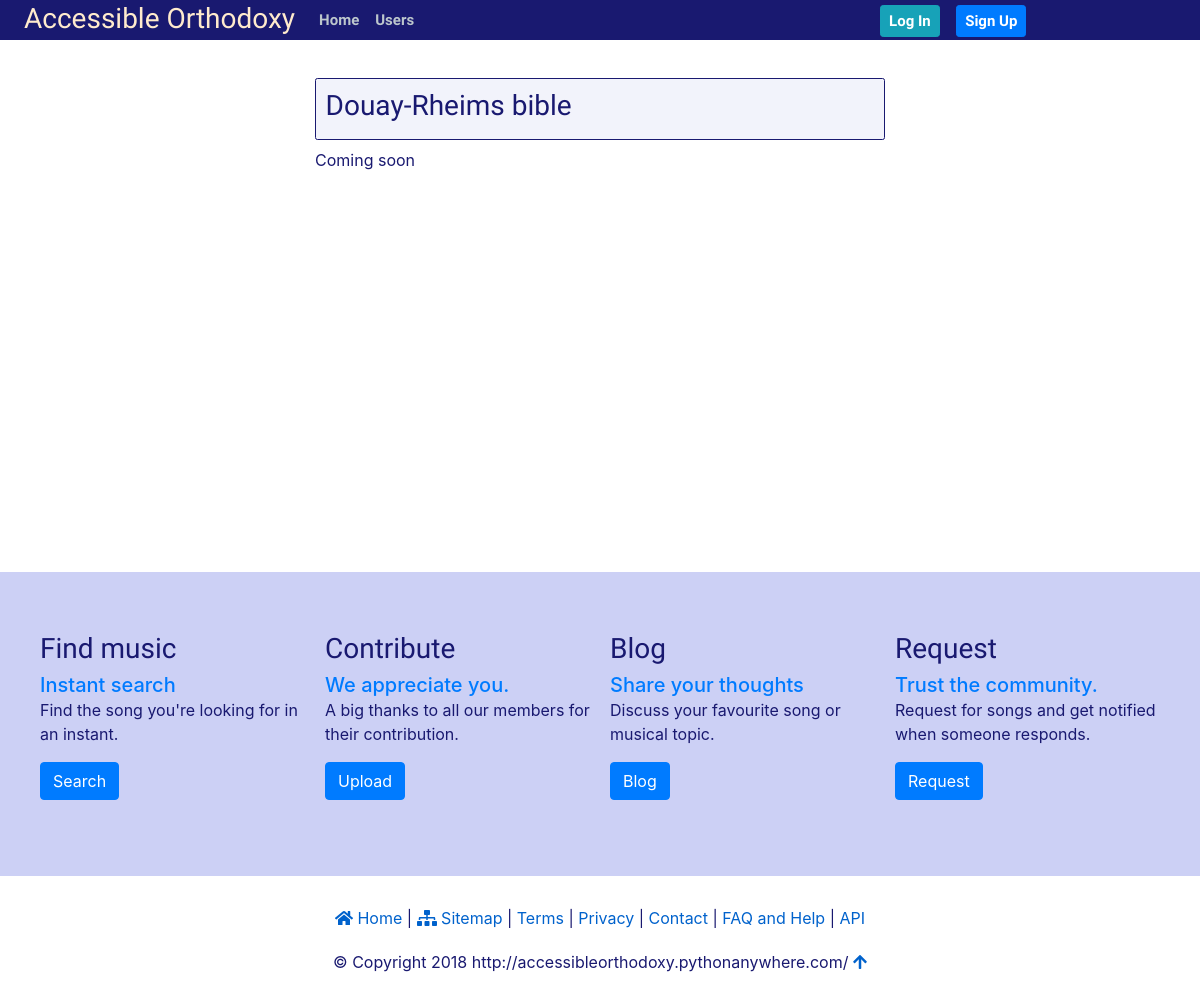
The app's page /, older data.
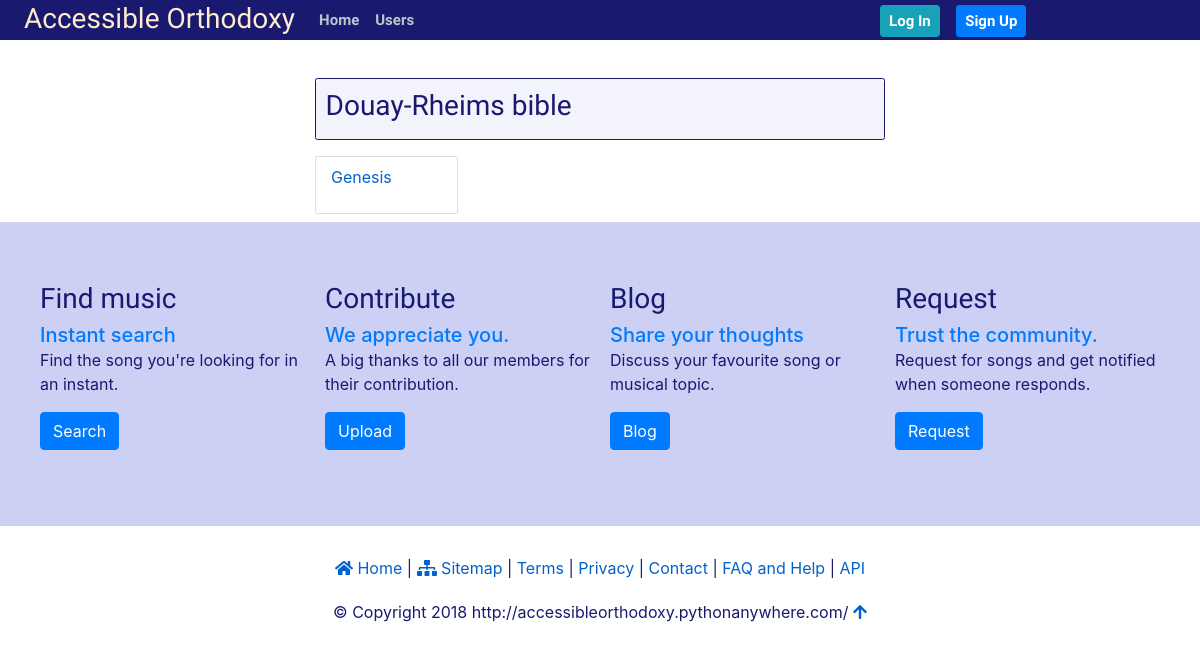
The same page, newer data.
### drb/models.py (models this page shows, shortened)
class Book(TimeStampedModel):
    version = models.ForeignKey(Version, on_delete=models.CASCADE)
    name = models.CharField(max_length=50, unique=True)
    alt_name = models.CharField(max_length=100, blank=True)
    position = models.IntegerField()
    testament = models.CharField(max_length=20)
    slug = AutoSlugField(set_using='name')
    deutero = models.BooleanField(default=False)
    location = models.URLField(blank=True)
    about = models.CharField(max_length=500, blank=True)
    class Meta:
        ordering = ["position", "testament", "name"]

### drb/views.py (the view)
# urls.py: path('', views.Index.as_view(), name='bible_index'),
class Index(PaginationMixin, generic.ListView):
    model = Book
    template_name = "drb/index.html"
    context_object_name = "book_list"

### drb/templates/drb/index.html (shortened to what this page needs)
{% extends "drb_base.html" %}
{% block  content_content %}
<div class='container siteuser-index-heading'>
    <div class='row'>
        <h3 class='float-left'>Douay-Rheims bible</h3>
    </div>
</div>
<div class="container">
    <div class="row">
        {% for book in book_list %}
            <div class="col-lg-3 col-md-4 col-xs-6 col-sm-6 py-2 my-2 siteuser-index-details">
                <p><a href="{% url 'douay-rheims:book_detail' book.slug book.pk %}">{{ book.name|title }}
                {% if book.alt_name %} ({{ book.alt_name|title }}){% endif %}</a></p>
            </div>
        {% empty %}
            <p style="margin-bottom:25rem">Coming soon</p>
        {% endfor %}
    </div>
</div>
{% endblock content_content %}

### templates/drb_base.html (shortened to what this page needs)
<!DOCTYPE html>
<html xmlns="http://www.w3.org/1999/xhtml" xmlns:fb="http://ogp.me/ns/fb#">
	<head>
		{% load staticfiles %}
		{% load static %}
		{% load thumbnail %}
		<link rel="stylesheet" href="https://stackpath.bootstrapcdn.com/bootstrap/4.1.1/css/bootstrap.min.css">
		<link rel="stylesheet" href="{% static 'css/catholic.css' %}">
	</head>
	{% block body %}
	<body>
		{% block navigation %}
		<nav class="navbar fixed-top navbar-expand-lg">
			<a class="navbar-brand" href="/">
				<h3 style="color:blanchedalmond" title="http://accessibleorthodoxy.pythonanywhere.com/">
					Accessible Orthodoxy
				</h3>
			</a>
			<div class="collapse navbar-collapse navcontent">
				<ul class="nav navbar-nav lefthand-navigation">
					<li class="nav-item"><a class="nav-link" href="/" title="Home">Home</a></li>
					<li class="nav-item"><a class="nav-link" href="{% url 'siteuser:index' %}" title="Users">Users</a></li>
				</ul>
				<ul class="navbar-nav ml-auto righthand-navigation">
					{% if user.is_authenticated %}
						<li class="nav-item logged-in-username">
							<a class="nav-link" href="{% url 'siteuser:account_management' %}">
								{% thumbnail user.siteuser.avatar "35x35" crop="center" as im %}
									<div class="profile-image"><img class="card" src="{{ user.siteuser.avatar.url }}"></div>
								{% empty %}
    								<div class="profile-image"><img class="card" src="{% static 'img/cc_logo.png' %}"></div>
								{% endthumbnail %}
								<div class="profile-name">{{ user.siteuser.screen_name }}</div>
							 </a>
						</li>
						<li class="nav-item dropdown">
						    <a class="nav-link dropdown-toggle" data-toggle="dropdown" href="#" role="button" aria-haspopup="true" aria-expanded="false">New</a>
							<div class="dropdown-menu">
							    <a class="dropdown-item" href="">#</a>
							</div>
						</li>
						<li class="nav-item dropdown">
						    <a class="nav-link dropdown-toggle" data-toggle="dropdown" href="#" role="button" aria-haspopup="true" aria-expanded="false"><i class="fas fa-cog"></i></a>
						    <div class="dropdown-menu">
						        <a class="dropdown-item" href="{% url 'siteuser:account_management' %}">My account</a>
						        <a class="dropdown-item" href="{% url 'siteuser:edit_profile' %}">Edit profile</a>
							    <a class="dropdown-item" href="{% url 'siteuser:password_change' %}">Change password</a>
							    <a class="dropdown-item" href="{% url 'siteuser:password_reset' %}">Reset password</a>
							    <div class="dropdown-divider"></div>
						        <a class="dropdown-item" href="{% url 'siteuser:library' user.siteuser.pk user.siteuser.slug %}">Library</a>
						        <div class="dropdown-divider"></div>
							    {% if user.siteuser.key %}
							        <a class="dropdown-item" href="{% url 'siteuser:reset_api_key' %}">Reset API key</a>
							    {% else %}
							        <a class="dropdown-item" href="{% url 'siteuser:new_api_key' %}">Get API key</a>
							    {% endif %}
							    <div class="dropdown-divider"></div>
							    <a class="dropdown-item" href="{% url 'siteuser:logout' %}">Logout</a>
							</div>
						</li>
					{% else %}
						<li class="nav-item login-logout"><a class="btn btn-info btn-sm upload-button" href="{% url 'siteuser:login' %}">Log In</a></li>
						<li class="nav-item login-logout"><a class="btn btn-primary btn-sm upload-button" href="{% url 'siteuser:new' %}">Sign Up</a></li>
					{% endif %}
				</ul>
			</div>
		</nav>
		{% endblock navigation %}
		<div class="container-fluid">
			<div class="row">
				<div class="col-sm-3 leftsidebar">
				</div>
				<div class="col-sm-6 centerspread" role='main' style="margin-top:2rem;">
					{% block content_content %}{% endblock content_content %}
				</div>
				<div class="col-sm-3 rightsidebar">
				</div>
			</div>
		</div>
		<footer>
			{% block footer_top %}{% include "footer_top.html" %}{% endblock footer_top %}
			{% block footer_bottom %}{% include "footer_bottom.html" %}{% endblock footer_bottom %}
		</footer>
		{% endblock body %}
	</body>
</html>

### templates/footer_top.html
{% block footer_top %}
<div class="large-print text-left d-none d-sm-block">
    <div class="container">
        <div class="row">
            <div class="col-md-3 col-sm-6 large-print-item">
                <h3>Find music</h3>
                <p><span class="h5 text-primary">Instant search</span><br>
                    Find the song you're looking for in an instant.</p>
                <p><a class="btn btn-primary" href="">Search</a></p>
            </div>
            <div class="col-md-3 col-sm-6 large-print-item">
                <h3>Contribute</h3>
                <p><span class="h5 text-primary">We appreciate you.</span><br>
                    A big thanks to all our members for their contribution.
                </p>
                <p><a class="btn btn-primary" href="">Upload</a></p>
            </div>
            <div class="col-md-3 col-sm-6 large-print-item">
                <h3>Blog</h3>
                <p><span class="h5 text-primary">Share your thoughts</span><br>
                    Discuss your favourite song or musical topic.
                </p>
                <p><a class="btn btn-primary" href="">Blog</a></p>
            </div>
            <div class="col-md-3 col-sm-6 large-print-item">
                <h3>Request</h3>
                <p><span class="h5 text-primary">Trust the community.</span><br>
                    Request for songs and get notified when someone responds.</p>
                <p><a class="btn btn-primary" href="">Request</a></p>
            </div>
        </div>
    </div>
</div>
{% endblock footer_top %}

### templates/footer_bottom.html (shortened to what this page needs)
{% block footer_bottom %}
<div class="fine-prints text-center">
    <div class="container">
            <p><a href="/home/"><i class="fa fa-home" title="Home"></i> Home</a>
                &#124;
                <a href="/sitemap.xml" title="Sitemap"><i class="fas fa-sitemap"></i> Sitemap</a>
                &#124;
                <a href="/terms-of-use/" title="Terms of use">Terms</a>
                &#124;
                <a href="/privacy-policy/" title="Privacy policy">Privacy</a>
                &#124;
                <a href="/contact/" title="Contact owner/developer">Contact</a>
                &#124;
                <a href="/help-page/" title="FAQ and Help">FAQ and Help</a>
                {% if user.is_admin %}
                    &#124;
                    <a href="/api/" title="Data api">API</a>
                {% else %}
                    &#124;
                    <a href="/coming-soon/" title="Data api">API</a>
                {% endif %}
            </p>
            <p class="copyright">&#169; Copyright 2018 http://accessibleorthodoxy.pythonanywhere.com/ <a href="#"><i class='fas fa-arrow-up'></i></a></p>
    </div>
</div>
{% endblock footer_bottom %}

### static/css/catholic.css (style rules this page uses)
body { color: midnightblue; padding-top: 2.4rem; }
nav { background: midnightblue; }
.fixed-top { font-size: 15px; padding: 0; font-family: 'Inconsolata', monospace; }
.fixed-top > a.navbar-brand { margin-left: 1.5rem; padding-top: 0; padding-bottom: 0; }
.fixed-top > a.navbar-brand > h3 { margin-bottom: 0.2rem; }
.fixed-top > .navcontent { padding-right: 2.5rem; padding-top: 0; padding-bottom: 0; }
.navbar-nav a { color: #BCC6CC; font-size: 15px; font-weight: bold; }
.navbar-nav .nav-link { padding-right: 0; padding-left: 0.65rem; }
.navbar-nav .login-logout { padding-right: 0; padding-left: 0.675rem; margin-bottom: 0.2rem; }
ul.righthand-navigation { padding: 0; margin-right: 8rem; }
h1, h2, h3, h4, h5, h6 { color: midnightblue; font-family: 'Inconsolata', monospace; }
a { color: #0062cc; }
a.upload-button { color: white; margin-right: 0.35rem; margin-top: 0.3rem; }
.siteuser-index-heading { background: #f2f3fb; border: 0.6px solid midnightblue; margin: 0.5rem 0; border-radius: 0.15rem; padding-bottom: 0.5rem; }
.siteuser-index-heading h3, h5 { margin-top: 0.6rem; margin-left: 0.6rem; }
.love-bird-detail, .siteuser-index-details { border: 1px solid rgba(0,0,0,.125); border-radius: 0.15rem; background: #fff; color: midnightblue; }
.large-print { padding: 40px 0; background: #ccd0f5; }
.large-print-item { padding: 20px 10px; text-align: left; }
.fine-prints { padding: 30px 0; }
.copyright { margin: 20px 0; }

Row changes from the older to the newer data that the page shows:
added Book: name "Genesis"
Text that changed along with them:
text no longer shown: "Coming soon"
